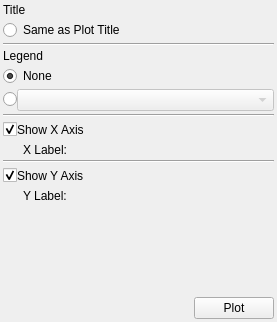
     <widget class="QWidget" name="canvasTab" >
      <attribute name="title" >
       <string>Canvas</string>
      </attribute>
      <layout class="QVBoxLayout" >
       <property name="spacing" >
        <number>3</number>
       </property>
       <property name="leftMargin" >
        <number>3</number>
       </property>
       <property name="topMargin" >
        <number>3</number>
       </property>
       <property name="rightMargin" >
        <number>3</number>
       </property>
       <property name="bottomMargin" >
        <number>3</number>
       </property>
       <item>
        <widget class="QLabel" name="canvasTitleLabel" >
         <property name="text" >
          <string>Title</string>
         </property>
         <property name="textFormat" >
          <enum>Qt::RichText</enum>
         </property>
        </widget>
       </item>
       <item>
        <widget class="QFrame" name="canvasTitleFrame" >
         <property name="frameShape" >
          <enum>QFrame::NoFrame</enum>
         </property>
         <property name="frameShadow" >
          <enum>QFrame::Raised</enum>
         </property>
         <layout class="QVBoxLayout" >
          <property name="spacing" >
           <number>3</number>
          </property>
          <property name="leftMargin" >
           <number>0</number>
          </property>
          <property name="topMargin" >
           <number>0</number>
          </property>
          <property name="rightMargin" >
           <number>0</number>
          </property>
          <property name="bottomMargin" >
           <number>0</number>
          </property>
          <item>
           <widget class="QRadioButton" name="canvasTitleSameAsPlot" >
            <property name="text" >
             <string>Same as Plot Title</string>
            </property>
           </widget>
          </item>
         </layout>
        </widget>
       </item>
       <item>
        <widget class="Line" name="line_10" >
         <property name="orientation" >
          <enum>Qt::Horizontal</enum>
         </property>
        </widget>
       </item>
       <item>
        <widget class="QLabel" name="canvasLegendLabel" >
         <property name="text" >
          <string>Legend</string>
         </property>
         <property name="textFormat" >
          <enum>Qt::RichText</enum>
         </property>
        </widget>
       </item>
       <item>
        <widget class="QFrame" name="legendFrame" >
         <property name="frameShape" >
          <enum>QFrame::NoFrame</enum>
         </property>
         <layout class="QVBoxLayout" >
          <property name="spacing" >
           <number>3</number>
          </property>
          <property name="leftMargin" >
           <number>0</number>
          </property>
          <property name="topMargin" >
           <number>0</number>
          </property>
          <property name="rightMargin" >
           <number>0</number>
          </property>
          <property name="bottomMargin" >
           <number>0</number>
          </property>
          <item>
           <widget class="QRadioButton" name="canvasLegendNone" >
            <property name="text" >
             <string>None</string>
            </property>
            <property name="checked" >
             <bool>true</bool>
            </property>
           </widget>
          </item>
          <item>
           <layout class="QHBoxLayout" >
            <property name="spacing" >
             <number>0</number>
            </property>
            <item>
             <widget class="QRadioButton" name="canvasLegend" >
              <property name="text" >
               <string/>
              </property>
             </widget>
            </item>
            <item>
             <widget class="QComboBox" name="canvasLegendChooser" >
              <property name="enabled" >
               <bool>false</bool>
              </property>
              <property name="sizePolicy" >
               <sizepolicy vsizetype="Fixed" hsizetype="Expanding" >
                <horstretch>0</horstretch>
                <verstretch>0</verstretch>
               </sizepolicy>
              </property>
             </widget>
            </item>
           </layout>
          </item>
         </layout>
        </widget>
       </item>
       <item>
        <widget class="Line" name="line_5" >
         <property name="orientation" >
          <enum>Qt::Horizontal</enum>
         </property>
        </widget>
       </item>
       <item>
        <layout class="QHBoxLayout" >
         <property name="spacing" >
          <number>0</number>
         </property>
         <item>
          <widget class="QCheckBox" name="canvasXAxis" >
           <property name="text" >
            <string/>
           </property>
           <property name="checked" >
            <bool>true</bool>
           </property>
          </widget>
         </item>
         <item>
          <widget class="QLabel" name="canvasXAxisLabel" >
           <property name="text" >
            <string>Show X Axis</string>
           </property>
           <property name="textFormat" >
            <enum>Qt::RichText</enum>
           </property>
          </widget>
         </item>
         <item>
          <spacer>
           <property name="orientation" >
            <enum>Qt::Horizontal</enum>
           </property>
           <property name="sizeHint" >
            <size>
             <width>40</width>
             <height>20</height>
            </size>
           </property>
          </spacer>
         </item>
        </layout>
       </item>
       <item>
        <widget class="QFrame" name="canvasXLabel" >
         <property name="frameShape" >
          <enum>QFrame::NoFrame</enum>
         </property>
         <property name="frameShadow" >
          <enum>QFrame::Raised</enum>
         </property>
         <layout class="QHBoxLayout" >
          <property name="spacing" >
           <number>3</number>
          </property>
          <property name="leftMargin" >
           <number>20</number>
          </property>
          <property name="topMargin" >
           <number>0</number>
          </property>
          <property name="rightMargin" >
           <number>0</number>
          </property>
          <property name="bottomMargin" >
           <number>0</number>
          </property>
          <item>
           <widget class="QLabel" name="canvasXLabelLabel" >
            <property name="minimumSize" >
             <size>
              <width>60</width>
              <height>0</height>
             </size>
            </property>
            <property name="maximumSize" >
             <size>
              <width>60</width>
              <height>16777215</height>
             </size>
            </property>
            <property name="text" >
             <string>X Label:</string>
            </property>
            <property name="textFormat" >
             <enum>Qt::RichText</enum>
            </property>
            <property name="alignment" >
             <set>Qt::AlignLeading|Qt::AlignLeft|Qt::AlignTop</set>
            </property>
           </widget>
          </item>
          <item>
           <widget class="QFrame" name="canvasXLabelFrame" >
            <property name="frameShape" >
             <enum>QFrame::NoFrame</enum>
            </property>
            <property name="frameShadow" >
             <enum>QFrame::Raised</enum>
            </property>
           </widget>
          </item>
         </layout>
        </widget>
       </item>
       <item>
        <widget class="Line" name="line_4" >
         <property name="orientation" >
          <enum>Qt::Horizontal</enum>
         </property>
        </widget>
       </item>
       <item>
        <layout class="QHBoxLayout" >
         <property name="spacing" >
          <number>0</number>
         </property>
         <item>
          <widget class="QCheckBox" name="canvasYAxis" >
           <property name="text" >
            <string/>
           </property>
           <property name="checked" >
            <bool>true</bool>
           </property>
          </widget>
         </item>
         <item>
          <widget class="QLabel" name="canvasYAxisLabel" >
           <property name="text" >
            <string>Show Y Axis</string>
           </property>
           <property name="textFormat" >
            <enum>Qt::RichText</enum>
           </property>
          </widget>
         </item>
         <item>
          <spacer>
           <property name="orientation" >
            <enum>Qt::Horizontal</enum>
           </property>
           <property name="sizeHint" >
            <size>
             <width>40</width>
             <height>20</height>
            </size>
           </property>
          </spacer>
         </item>
        </layout>
       </item>
       <item>
        <widget class="QFrame" name="canvasYLabel" >
         <property name="frameShape" >
          <enum>QFrame::NoFrame</enum>
         </property>
         <property name="frameShadow" >
          <enum>QFrame::Raised</enum>
         </property>
         <layout class="QHBoxLayout" >
          <property name="spacing" >
           <number>3</number>
          </property>
          <property name="leftMargin" >
           <number>20</number>
          </property>
          <property name="topMargin" >
           <number>0</number>
          </property>
          <property name="rightMargin" >
           <number>0</number>
          </property>
          <property name="bottomMargin" >
           <number>0</number>
          </property>
          <item>
           <widget class="QLabel" name="canvasYLabelLabel" >
            <property name="minimumSize" >
             <size>
              <width>60</width>
              <height>0</height>
             </size>
            </property>
            <property name="maximumSize" >
             <size>
              <width>60</width>
              <height>16777215</height>
             </size>
            </property>
            <property name="text" >
             <string>Y Label:</string>
            </property>
            <property name="textFormat" >
             <enum>Qt::RichText</enum>
            </property>
            <property name="alignment" >
             <set>Qt::AlignLeading|Qt::AlignLeft|Qt::AlignTop</set>
            </property>
           </widget>
          </item>
          <item>
           <widget class="QFrame" name="canvasYLabelFrame" >
            <property name="frameShape" >
             <enum>QFrame::NoFrame</enum>
            </property>
            <property name="frameShadow" >
             <enum>QFrame::Raised</enum>
            </property>
           </widget>
          </item>
         </layout>
        </widget>
       </item>
       <item>
        <spacer>
         <property name="orientation" >
          <enum>Qt::Vertical</enum>
         </property>
         <property name="sizeHint" >
          <size>
           <width>258</width>
           <height>91</height>
          </size>
         </property>
        </spacer>
       </item>
       <item>
        <layout class="QHBoxLayout" >
         <property name="spacing" >
          <number>0</number>
         </property>
         <item>
          <spacer>
           <property name="orientation" >
            <enum>Qt::Horizontal</enum>
           </property>
           <property name="sizeHint" >
            <size>
             <width>191</width>
             <height>20</height>
            </size>
           </property>
          </spacer>
         </item>
         <item>
          <widget class="QPushButton" name="canvasPlotButton" >
           <property name="text" >
            <string>Plot</string>
           </property>
          </widget>
         </item>
        </layout>
       </item>
      </layout>
     </widget>
